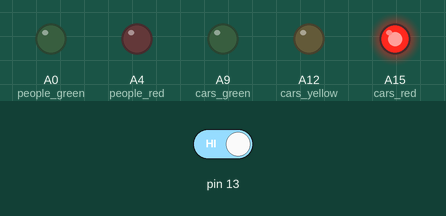
This sketch was run on a simulated Arduino Mega 2560, built with avr-gcc and run on an emulated ATmega2560. Parts: output pins drawn as LEDs (lit = HIGH). Dashed ring = blinking. Inputs (shaded band) come from the test bench; at power-on: pin 13 HIGH.

Above: at 24.9 s.
25.0 s: pin 13 driven LOW
At 25.4 s:
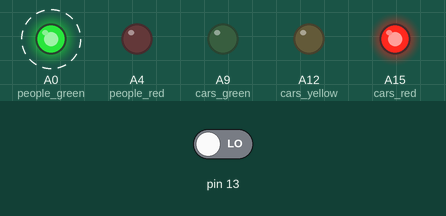
At 29.0 s:
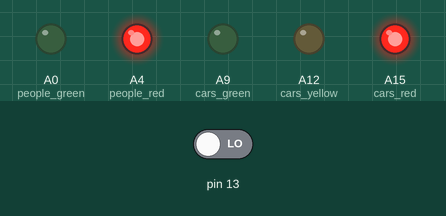
35.5 s: pin 13 driven HIGH
At 36.3 s:
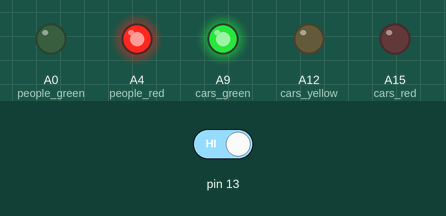
Timing chart, 0 to 59.5 s (numbered marks = the images above; inputs shaded):
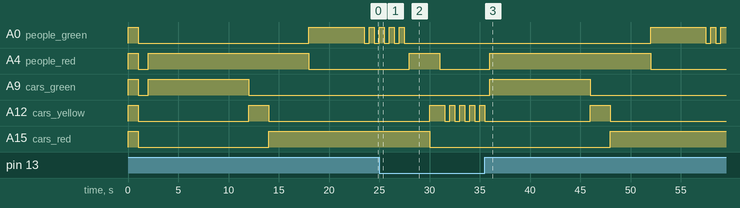

The sketch:

zadanie_2.ino
```cpp
#define people_red A4
#define people_green A0
#define cars_red A15
#define cars_yellow A12
#define cars_green A9

void setup(){
	pinMode(cars_red, OUTPUT);
	pinMode(cars_yellow, OUTPUT);
	pinMode(cars_green, OUTPUT);
	pinMode(people_red, OUTPUT);
	pinMode(people_green, OUTPUT);

	// TEST
	turnOnOffAll(HIGH);
	delay(1000);
	turnOnOffAll(LOW);
	delay(1000);

	// PRZERWANIE
	pinMode(13, INPUT_PULLUP);
	attachInterrupt(digitalPinToInterrupt(13), nightMode, FALLING);
	interrupts();
}

void loop(){
	if(digitalRead(13)==1){
		// TRYB DZIENNY
		digitalWrite(cars_green, HIGH);
		digitalWrite(people_red, HIGH);
		delay(10000);
		digitalWrite(cars_green, LOW);
		digitalWrite(cars_yellow, HIGH);
		delay(2000);
		digitalWrite(cars_yellow, LOW);
		digitalWrite(cars_red, HIGH);
		delay(4000);
		digitalWrite(people_red, LOW);
		digitalWrite(people_green, HIGH);
		delay(5000);
		for(int i=0; i<5; i++){
			digitalWrite(A0, HIGH);
			delay(500);
			digitalWrite(A0, LOW);
			delay(500);
		}
		digitalWrite(people_red, HIGH);
		delay(2000);
		digitalWrite(cars_red, LOW);
		digitalWrite(cars_yellow, HIGH);
		delay(1000);
		digitalWrite(cars_yellow, LOW);
		digitalWrite(people_red, LOW);
	}
	else{
	 	digitalWrite(cars_yellow, HIGH);
		delay(500);
		digitalWrite(cars_yellow, LOW);
		delay(500);
	}
}

void nightMode(){
	return 0;
}

void turnOnOffAll(int state){
	digitalWrite(cars_red, state);
	digitalWrite(cars_yellow, state);
	digitalWrite(cars_green, state);
	digitalWrite(people_red, state);
	digitalWrite(people_green, state);
}
```

Measured:
- after the input at 25.0 s, A9 (cars_green): stays LOW (without the input it goes to HIGH after 6.0 s)
- after the input at 35.5 s, A0 (people_green): goes HIGH 5.5 s, LOW 0.50 s, HIGH 0.50 s, LOW 0.50 s, then HIGH, starting after 16.5 s; A4 (people_red): LOW → HIGH after 0.50 s, → LOW 16.0 s later; A9 (cars_green): LOW → HIGH after 0.50 s, → LOW 10.0 s later; A15 (cars_red): LOW → HIGH after 12.5 s
